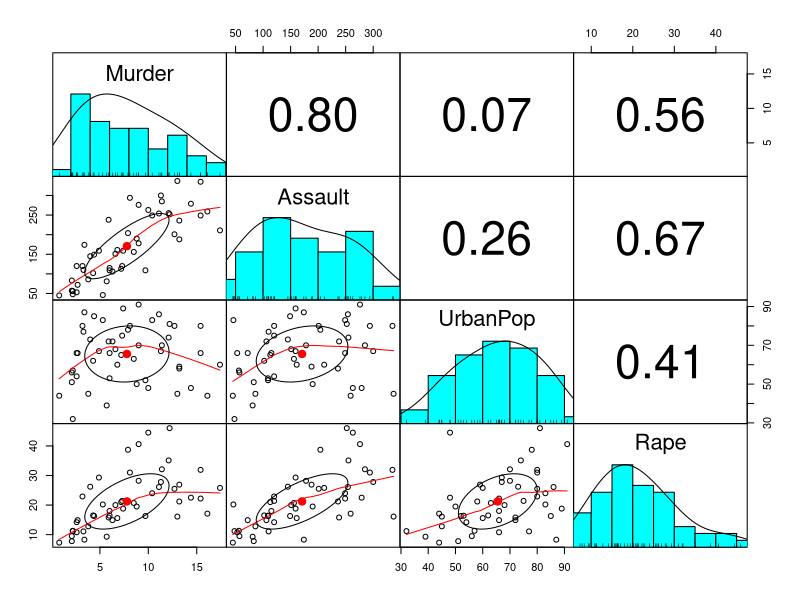
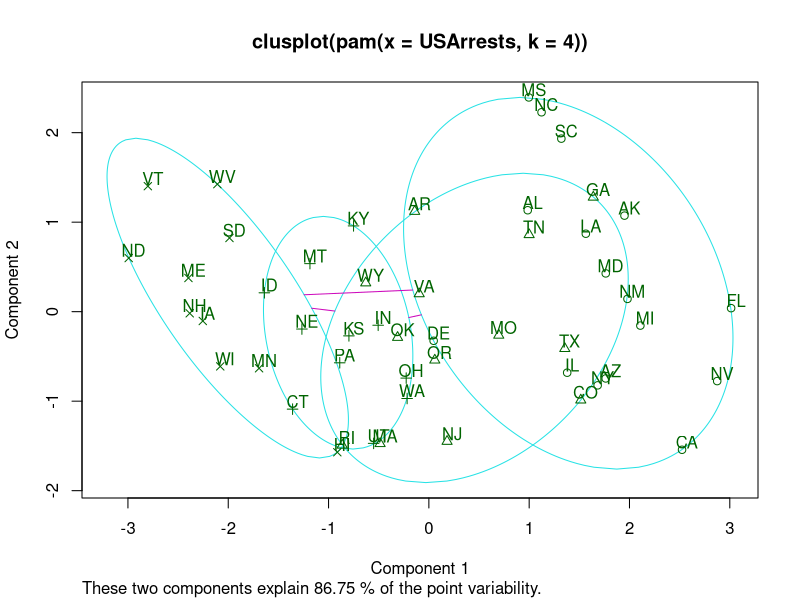
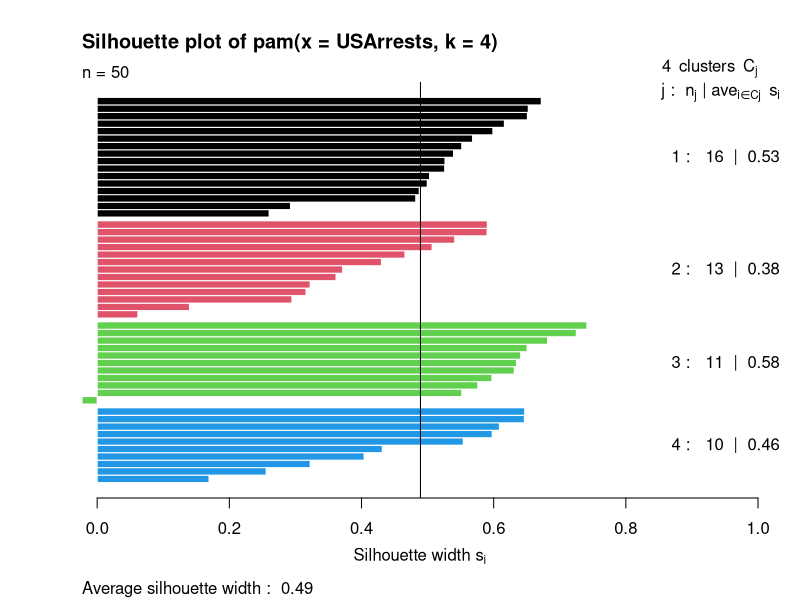
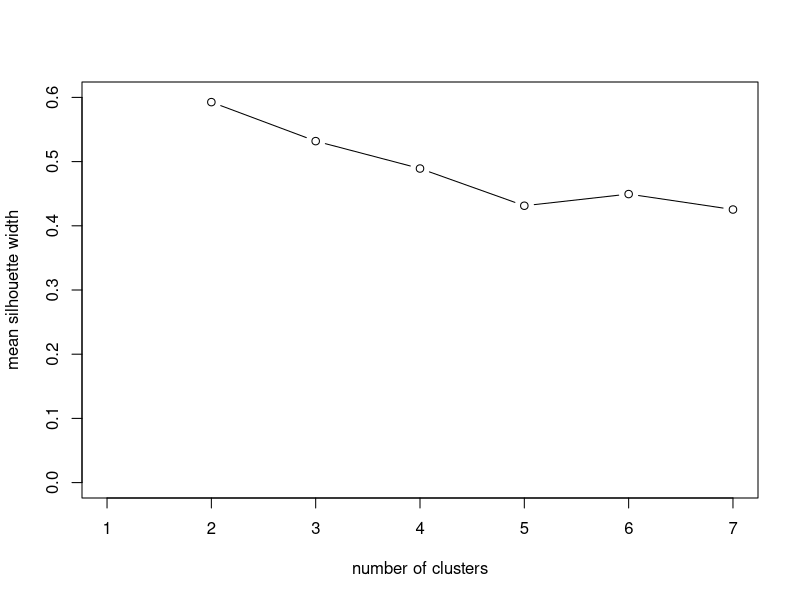
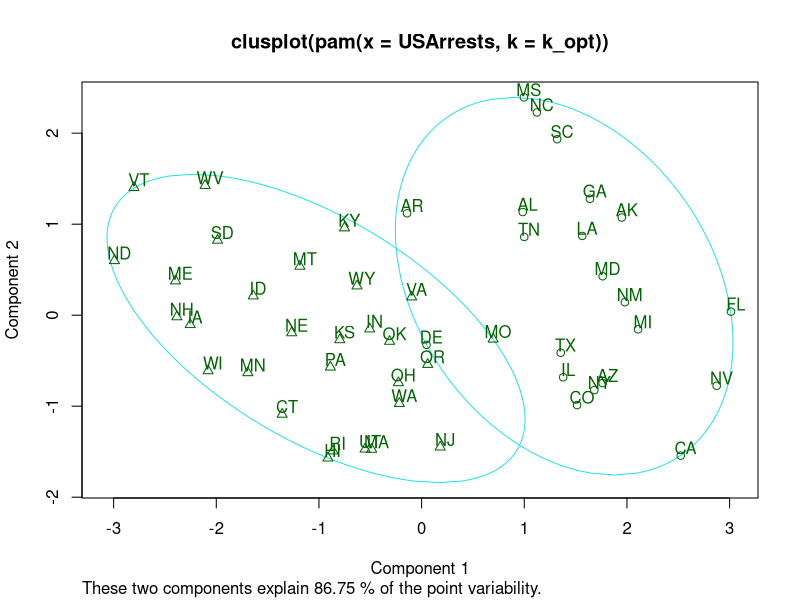
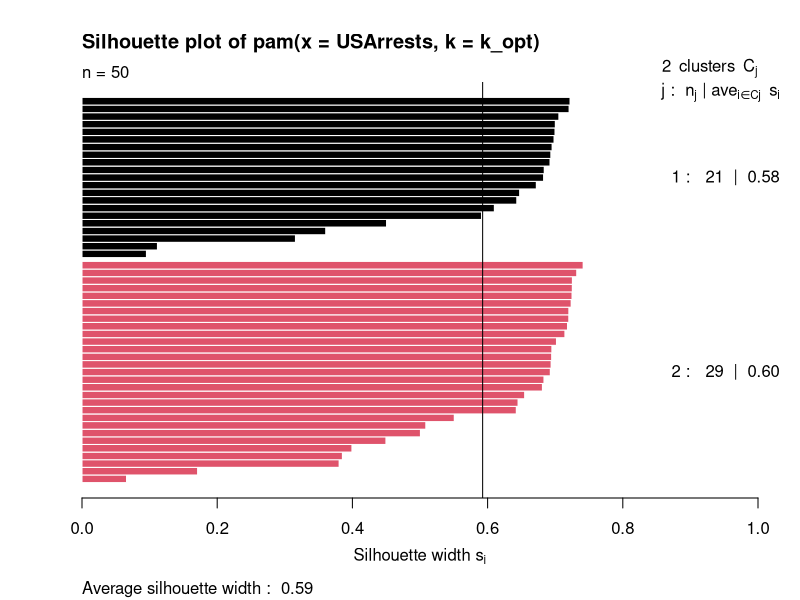
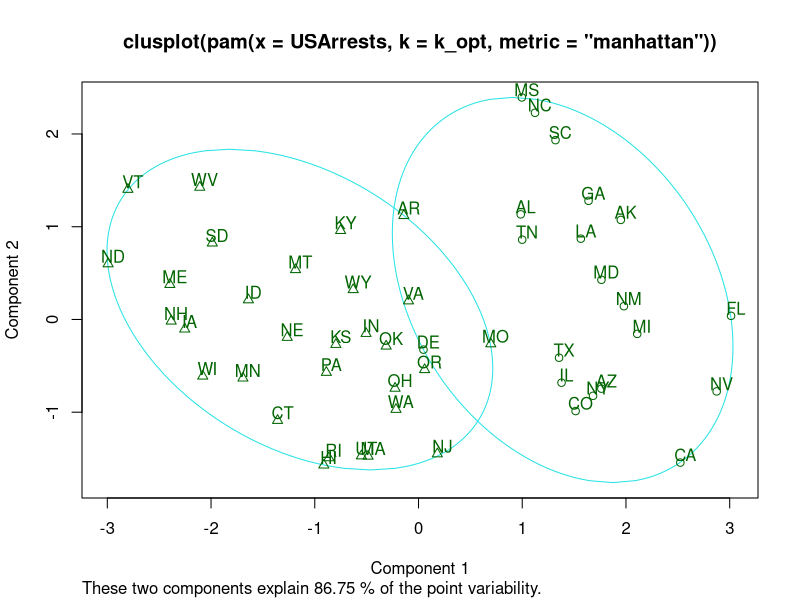
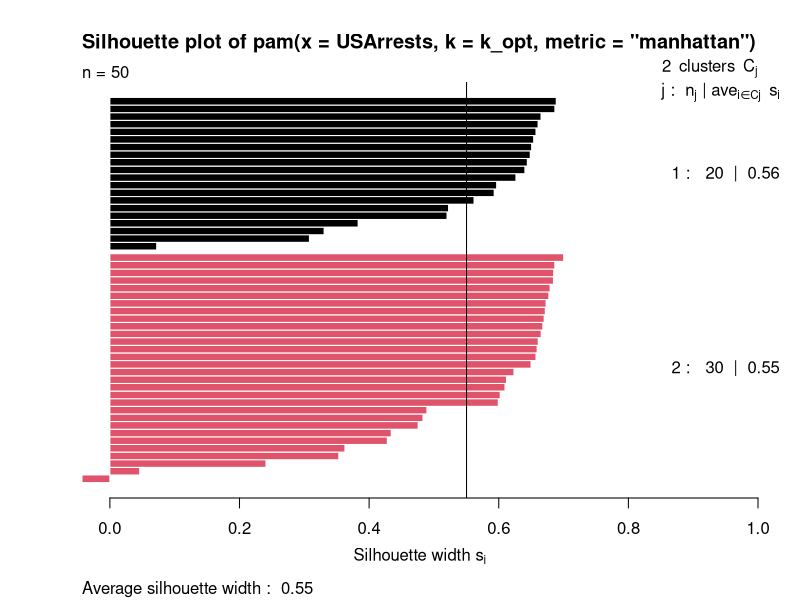

These charts were generated, in order, by the following R code:
library("cluster")

#################################
### Exercise 1 PAM Clustering ###
#################################

row.names(USArrests)<-state.abb

library(psych)
pairs.panels(USArrests, gap=0, pch=21) # Scatter Plot & Correlation

# PAM clustering
pam.out<-pam(USArrests,k=4)
clusplot(pam.out,labels=3)

# silhouette plot
sp<-silhouette(pam.out)
plot(sp,col=1:4)
mean(sp[,"sil_width"])
abline(v=mean(sp[,"sil_width"]))
# A rough guide is a silhouette width over 0.4 is good. Negative silhouette widths
# suggest that maybe that element would be better assigned to the neighbour cluster. 

# The mean silhouette width can be used to assess which is the best number of clusters.
avesw.vec<-rep(NA,7)
for(k in 2:7)
  avesw.vec[k]<-mean(silhouette(pam(USArrests,k=k))[,"sil_width"])
plot(1:7,avesw.vec,type="b",ylim=c(0,0.6), xlab="number of clusters", ylab="mean silhouette width")
# Which number of clusters gives the largest mean silhouette width?

# Rerun the PAM algorithm with the optimal number of clusters
k_opt <- 2
pam.out<-pam(USArrests,k=k_opt)
clusplot(pam.out,labels=3)
sp<-silhouette(pam.out)
plot(sp,col=1:k_opt)
abline(v=mean(sp[,"sil_width"]))
# Compare the optimal PAM clustering with the K-Means result.
km.out<-kmeans(USArrests,centers=k_opt,nstart=20)
table(km.out$cluster,pam.out$clustering)
# There is no difference between the two. 
# Both assigned the same number of elements to each cluster.

# If you want to use PAM clustering using the Manhattan distance metric 
# there is an argument to pam called metric="manhattan".
pam.out<-pam(USArrests,k=k_opt,metric = "manhattan")
clusplot(pam.out,labels=3)
sp<-silhouette(pam.out)
plot(sp,col=1:k_opt)
abline(v=mean(sp[,"sil_width"]))
# Average silhoutte width euclidean was 0.59
# Average silhoutte width manhattan is 0.55
# => Manhattan performs worse than Euclidean (default)

# Silhouette plot for K-means
# The function sihouette was written for objects created by functions in the cluster package.
# kmeans is a function in the stats package loaded with the “base R” installation. As a result
# silhouette(km.out) doesn’t work, but with a little work we can coerce the data into the correct
# format. The first argument to silhouette should be the cluster vector km.out$cluster. The second
# argument should be a distance matrix dist(USArrests), a matrix containing the pairwise euclidean
# distance between each pair of points.
sp<-silhouette(km.out$cluster, dist(USArrests))
plot(sp,col=1:2)


##########################################
### Exercise 3 Hierarchical Clustering ###
##########################################

df <- data.frame (X1=c(4,5,6,10,14,15),
                  X2=c(2,5,11,2,7,9))

dd <- dist(df, method="euclidean"); dd
rank(dd)

par(mfrow=c(1,2))
plt = plot(df)
text(df, row.names(df), pos = 4)
hc<-hclust(dd, method="complete")
plot(hc)
par(mfrow=c(1,1))

